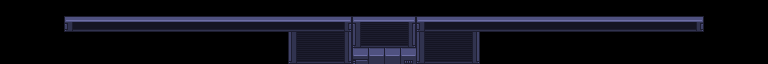

Tiled map render using the project's own tile images. Description and the map definition, with tile-layer contents summarised, below:
An orthogonal 48x4 tile map with 16x16 px tiles, 1 tile layer (HPContainer), 2 tilesets and 25 objects.

<map version="1.10" tiledversion="1.12.2" orientation="orthogonal" renderorder="right-down" width="48" height="4" tilewidth="16" tileheight="16" infinite="0" nextlayerid="8" nextobjectid="50">
 <tileset firstgid="1" source="hud.tsx" />
 <tileset firstgid="241" source="ground.tsx" />
 <layer id="1" name="HPContainer" width="48" height="4">
  <data>[192 cells, 64 non-empty, 15 distinct tile ids]</data>
 </layer>
 <objectgroup id="2" name="HPBar">
  <object id="1" gid="4" x="343" y="32" width="1" height="16">
   <properties>
    <property name="HPBar" type="class" propertytype="tyled::components::markers::HPBar" />
    <property name="Player" type="class" propertytype="tyled::components::player::Player" />
   </properties>
  </object>
  <object id="2" gid="4" x="425" y="32" width="1" height="16">
   <properties>
    <property name="HPBar" type="class" propertytype="tyled::components::markers::HPBar" />
    <property name="Player" type="class" propertytype="tyled::components::player::Player">
     <properties>
      <property name="player_id" type="int" value="1" />
     </properties>
    </property>
   </properties>
  </object>
 </objectgroup>
 <objectgroup id="3" name="Numbers">
  <object id="6" gid="120" x="309" y="57" width="8" height="8">
   <properties>
    <property name="ClaimedTilesDigit" type="class" propertytype="tyled::components::claim::ClaimedTilesDigit" />
    <property name="Digit" type="class" propertytype="tyled::components::digit::Digit">
     <properties>
      <property name="position" type="int" value="2" />
      <property name="value" type="int" value="9" />
     </properties>
    </property>
    <property name="Player" type="class" propertytype="tyled::components::player::Player" />
   </properties>
  </object>
  <object id="7" gid="120" x="315" y="57" width="8" height="8">
   <properties>
    <property name="ClaimedTilesDigit" type="class" propertytype="tyled::components::claim::ClaimedTilesDigit" />
    <property name="Digit" type="class" propertytype="tyled::components::digit::Digit">
     <properties>
      <property name="position" type="int" value="1" />
      <property name="value" type="int" value="9" />
     </properties>
    </property>
    <property name="Player" type="class" propertytype="tyled::components::player::Player" />
   </properties>
  </object>
  <object id="8" gid="120" x="321" y="57" width="8" height="8">
   <properties>
    <property name="ClaimedTilesDigit" type="class" propertytype="tyled::components::claim::ClaimedTilesDigit" />
    <property name="Digit" type="class" propertytype="tyled::components::digit::Digit">
     <properties>
      <property name="value" type="int" value="9" />
     </properties>
    </property>
    <property name="Player" type="class" propertytype="tyled::components::player::Player" />
   </properties>
  </object>
  <object id="13" gid="120" x="363.5" y="42" width="16" height="16">
   <properties>
    <property name="CountdownDigit" type="class" propertytype="tyled::components::countdown::CountdownDigit" />
    <property name="Digit" type="class" propertytype="tyled::components::digit::Digit">
     <properties>
      <property name="position" type="int" value="2" />
      <property name="value" type="int" value="9" />
     </properties>
    </property>
   </properties>
  </object>
  <object id="14" gid="120" x="376.5" y="42" width="16" height="16">
   <properties>
    <property name="CountdownDigit" type="class" propertytype="tyled::components::countdown::CountdownDigit" />
    <property name="Digit" type="class" propertytype="tyled::components::digit::Digit">
     <properties>
      <property name="position" type="int" value="1" />
      <property name="value" type="int" value="9" />
     </properties>
    </property>
   </properties>
  </object>
  <object id="15" gid="120" x="389.5" y="42" width="16" height="16">
   <properties>
    <property name="CountdownDigit" type="class" propertytype="tyled::components::countdown::CountdownDigit" />
    <property name="Digit" type="class" propertytype="tyled::components::digit::Digit">
     <properties>
      <property name="value" type="int" value="9" />
     </properties>
    </property>
   </properties>
  </object>
  <object id="18" gid="42" x="326" y="61" width="16" height="16" />
  <object id="19" gid="120" x="446" y="57" width="8" height="8">
   <properties>
    <property name="ClaimedTilesDigit" type="class" propertytype="tyled::components::claim::ClaimedTilesDigit" />
    <property name="Digit" type="class" propertytype="tyled::components::digit::Digit">
     <properties>
      <property name="position" type="int" value="2" />
      <property name="value" type="int" value="9" />
     </properties>
    </property>
    <property name="Player" type="class" propertytype="tyled::components::player::Player">
     <properties>
      <property name="player_id" type="int" value="1" />
     </properties>
    </property>
   </properties>
  </object>
  <object id="20" gid="120" x="452" y="57" width="8" height="8">
   <properties>
    <property name="ClaimedTilesDigit" type="class" propertytype="tyled::components::claim::ClaimedTilesDigit" />
    <property name="Digit" type="class" propertytype="tyled::components::digit::Digit">
     <properties>
      <property name="position" type="int" value="1" />
      <property name="value" type="int" value="9" />
     </properties>
    </property>
    <property name="Player" type="class" propertytype="tyled::components::player::Player">
     <properties>
      <property name="player_id" type="int" value="1" />
     </properties>
    </property>
   </properties>
  </object>
  <object id="21" gid="120" x="458" y="57" width="8" height="8">
   <properties>
    <property name="ClaimedTilesDigit" type="class" propertytype="tyled::components::claim::ClaimedTilesDigit" />
    <property name="Digit" type="class" propertytype="tyled::components::digit::Digit">
     <properties>
      <property name="value" type="int" value="9" />
     </properties>
    </property>
    <property name="Player" type="class" propertytype="tyled::components::player::Player">
     <properties>
      <property name="player_id" type="int" value="1" />
     </properties>
    </property>
   </properties>
  </object>
  <object id="23" gid="41" x="427" y="61" width="16" height="16" />
  <object id="27" gid="120" x="309" y="44" width="8" height="8">
   <properties>
    <property name="BeamChargesDigit" type="class" propertytype="tyled::components::beam_charges::BeamChargesDigit" />
    <property name="Digit" type="class" propertytype="tyled::components::digit::Digit">
     <properties>
      <property name="position" type="int" value="2" />
      <property name="value" type="int" value="9" />
     </properties>
    </property>
    <property name="Player" type="class" propertytype="tyled::components::player::Player" />
   </properties>
  </object>
  <object id="28" gid="120" x="315" y="44" width="8" height="8">
   <properties>
    <property name="BeamChargesDigit" type="class" propertytype="tyled::components::beam_charges::BeamChargesDigit" />
    <property name="Digit" type="class" propertytype="tyled::components::digit::Digit">
     <properties>
      <property name="position" type="int" value="1" />
      <property name="value" type="int" value="9" />
     </properties>
    </property>
    <property name="Player" type="class" propertytype="tyled::components::player::Player" />
   </properties>
  </object>
  </objectgroup>
</map>
<!-- 10 of 25 objects omitted -->
